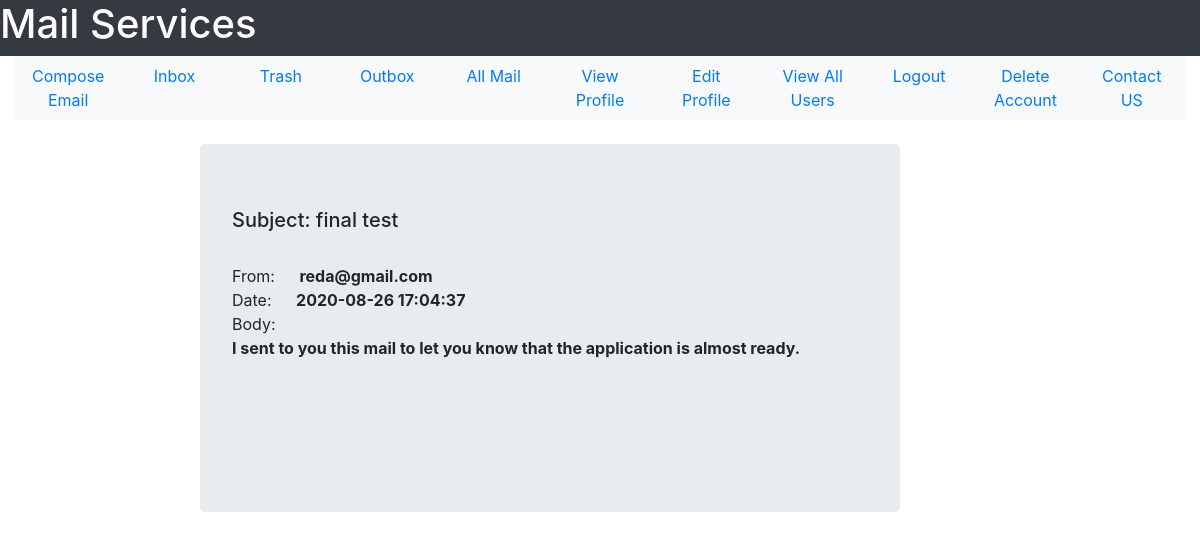
The app's page /view-mail/2, older data.
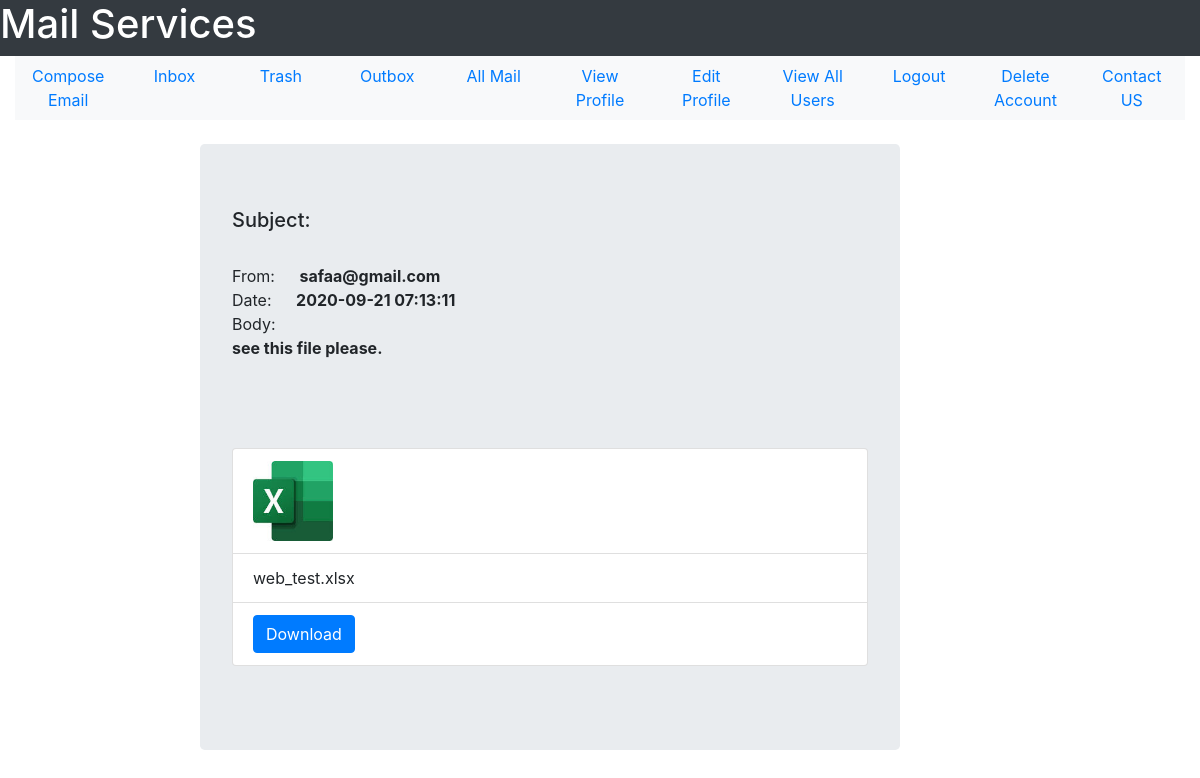
The same page, newer data.
### tables this page shows
CREATE TABLE mail(mail_id INTEGER PRIMARY KEY, sender_id INTEGER NOT NULL, receiver_id INTEGER NOT NULL, mail_subject TEXT, mail_body TEXT,  mail_date TEXT NOT NULL,mail_seen INTEGER DEFAULT 0 CHECK(mail_seen == 0 OR mail_seen == 1), sender_trashed INTEGER DEFAULT 0 CHECK(sender_trashed == 0 OR sender_trashed == 1), receiver_trashed INTEGER DEFAULT 0 CHECK(receiver_trashed == 0 OR receiver_trashed == 1), FOREIGN KEY(sender_id, receiver_id) REFERENCES user(user_id, user_id));

CREATE TABLE user(user_id INTEGER PRIMARY KEY, user_name TEXT NOT NULL, user_email TEXT NOT NULL, user_password TEXT  NOT NULL, user_gender TEXT NOT NULL, user_date_of_birth TEXT NOT NULL, user_city TEXT NOT NULL, user_country TEXT NOT NULL, user_contact INTEGER, user_account_creation_date TEXT NOT NULL, user_active INTEGER DEFAULT 0 CHECK(user_active == 1 OR user_active == 0), UNIQUE(user_email));

CREATE TABLE attachment(attachment_id INTEGER PRIMARY KEY, mail_id INTEGER, sender_id INTEGER NOT NULL, receiver_id INTEGER NOT NULL, attachment_file TEXT NOT NULL, FOREIGN KEY(mail_id) REFERENCES mail(mail_id));

### User/User_Mail/user_mail.py (the view)
@user_mail_bp.route("/view-mail/<mail_id>")
def view_mail(mail_id):
    sqlite_connection = sqlite3.connect('MAIL_DB.db')
    select_mail_query = """SELECT sender_id, mail_subject, mail_body, mail_date FROM mail WHERE mail_id = ?;"""
    mail_record = sqlite_connection.execute(select_mail_query, (mail_id,))
    mail_data = {}
    for data in mail_record:
        mail_data['sender_mail'] = get_user_email(data[0])
        mail_data['mail_subject'] = data[1]
        mail_data['mail_body'] = data[2]
        mail_data['mail_date'] = remove_milli_seconds(data[3])
    if check_attachment_exist(mail_id):
        select_attachment_query = """SELECT attachment_file FROM attachment WHERE mail_id = ?;"""
        attach_record = sqlite_connection.execute(select_attachment_query, (mail_id,))
        attachments = []
        for file in attach_record:
            attachments.append(file[0])
        mail_data['attachments'] = attachments
    update_query = """UPDATE mail SET mail_seen = ? WHERE mail_id = ?;"""
    update_query_data = (1, mail_id)
    sqlite_connection.execute(update_query, update_query_data)
    sqlite_connection.commit()
    sqlite_connection.close()
    return render_template('User_Mail/view_mail.html', mail = mail_data)

### User/User_Mail/user_mail.py (called while the page is built)
def get_user_email(user_id):
    sqlite_connection = sqlite3.connect('MAIL_DB.db')
    select_user_query = """SELECT user_email FROM user WHERE user_id = ?;"""
    select_user_query_data = (user_id,)
    user_record = sqlite_connection.execute(select_user_query, select_user_query_data)
    user_email = ""
    for data in user_record:
        user_email = data[0]
    sqlite_connection.close()
    return user_email

def check_attachment_exist(mail_id):
    sqlite_connection = sqlite3.connect('MAIL_DB.db')
    search_file_query = """SELECT * FROM attachment WHERE mail_id = ?;"""
    search_file_query_data = (mail_id,)
    file_list = sqlite_connection.execute(search_file_query, search_file_query_data).fetchall()
    if len(file_list) == 0:
        sqlite_connection.close()
        return False
    else:
        sqlite_connection.close()
        return True

def remove_milli_seconds(full_date):
    date = datetime.strptime(full_date, '%Y-%m-%d %H:%M:%S.%f')
    return date.strftime('%Y-%m-%d %H:%M:%S')

### User/User_Mail/templates/User_Mail/view_mail.html (shortened to what this page needs)
<!DOCTYPE html>
<html lang = "en">
    <head>
        <link rel="stylesheet" href="https://maxcdn.bootstrapcdn.com/bootstrap/4.5.2/css/bootstrap.min.css">
    </head>
    <body>
        <div class = "container-fluid">
            <div class = "row bg-dark text-white">
                <h1>Mail Services</h1>
            </div>
            <div>
                <ul class = "nav nav-justified bg-light">
                    <li class = 'nav-item'>
                        <a href = "{{url_for('user_mail_bp.compose_email')}}" class = 'nav-link'>Compose Email</a>
                    </li>
                    <li class = 'nav-item'>
                        <a href = "{{url_for('user_mail_bp.see_inbox')}}" class = 'nav-link'>Inbox</a>
                    </li>
                    <li class = 'nav-item'>
                        <a href = "{{url_for('user_mail_bp.trash')}}" class = 'nav-link'>Trash</a>
                    </li>
                    <li class = 'nav-item'>
                        <a href = "{{url_for('user_mail_bp.see_outbox')}}" class = 'nav-link'>Outbox</a>
                    </li>
                    <li class = 'nav-item'>
                        <a href = "{{url_for('user_mail_bp.see_all_mail')}}" class = 'nav-link'>All Mail</a>
                    </li>
                    <li class = 'nav-item'>
                        <a href = "{{url_for('user_profile_bp.view_profile')}}" class = 'nav-link'>View Profile</a>
                    </li>
                    <li class = 'nav-item'>
                        <a href = "{{url_for('user_profile_bp.edit_profile_form')}}" class = 'nav-link'>Edit Profile</a>
                    </li>
                    <li class = 'nav-item'>
                        <a href = "{{url_for('user_profile_bp.view_all_users')}}" class = 'nav-link'>View All Users</a>
                    </li>
                    <li class = 'nav-item'>
                        <a href = "{{url_for('user_profile_bp.logout')}}" class = 'nav-link'>Logout</a>
                    </li>
                    <li class = 'nav-item'>
                        <a href = "{{url_for('user_profile_bp.delete_account')}}" class = 'nav-link'>Delete Account</a>
                    </li>
                    <li class = 'nav-item'>
                        <a href = '#' class = 'nav-link'>Contact US</a>
                    </li>
                </ul>
            </div>
        <div class = "row">
            <div class = "col-2">
            </div>
                <div class = "jumbotron mt-4 mr-6" style = "width: 700px;">
                <h5>Subject: {{mail['mail_subject']}}</h5>
                <br>
                <span>From: </span><strong style = "margin-left: 20px;">{{mail['sender_mail']}}</strong>
                <br>
                <span>Date: </span><strong style = "margin-left: 20px;">{{mail['mail_date']}}</strong>
                <span style = "display: block;">Body:</span>
                <p>
                    <strong>{{mail['mail_body']}}</strong>
                </p>
                <br><br><br>
                    <ul class = "list-group">
                    {%if mail['attachments']:%}
                        {%for file in mail['attachments']%}
                            {%if ".pdf" in file:%}
                            <li class = "list-group-item">
                            <a href = "{{url_for('user_mail_bp.view_file', file_name = file )}}" id = "pdfFile">
                                <img src = "{{url_for('static', filename = 'images/pdf_icon.jpg')}}"
                                 width = '80px' height = '80px'>
                                </a>
                             </li>
                             <li class = "list-group-item">
                                 {{file}}
                             </li>
                             <li class = "list-group-item" style = "margin-bottom: 20px;">
                             <a href = "{{url_for('user_mail_bp.download_file', file_name = file)}}" class = "btn btn-primary">Download</a>
                             </li>
                        {%else%}
                        <li class = "list-group-item">
                            <a href = "#">
                                <img src = "{{url_for('static', filename = 'images/excel_icon.jpg')}}"
                             width = '80px' height = '80px' data-toggle = "modal" data-target = "#myModal"></a>
                             </li>
                             <li class = "list-group-item">
                                {{file}}
                                </li>
                                <li class = "list-group-item" style = "margin-bottom: 20px;">
                                    <a href = "{{url_for('user_mail_bp.download_file', file_name = file)}}" class = "btn btn-primary">Download</a>
                                </li>
                     {%endif%}
                        {%endfor%}
                    {%endif%}
                            </ul>
                </div>
            <div class = "col-3">
            </div>
        </div>
    </body>
</html>

Row changes from the older to the newer data that the page shows:
no longer on this page (row edited): user: sender_mail "reda@gmail.com"
now on this page (row edited): user: sender_mail "safaa@gmail.com"
changed mail: mail_body "I sent to you this mail to let you know that the application is almost ready." → "see this file please."; mail_subject "final test" → (not shown)
now on this page (row edited): attachment: attachment_file "web_test.xlsx"
Text that changed along with them:
{{ mail['mail_date'] }}: "2020-08-26 17:04:37" → "2020-09-21 07:13:11"
